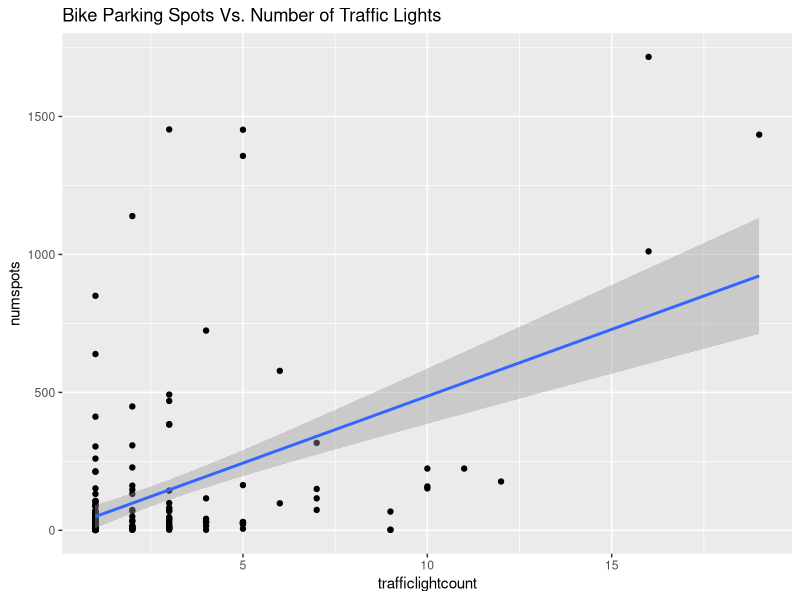
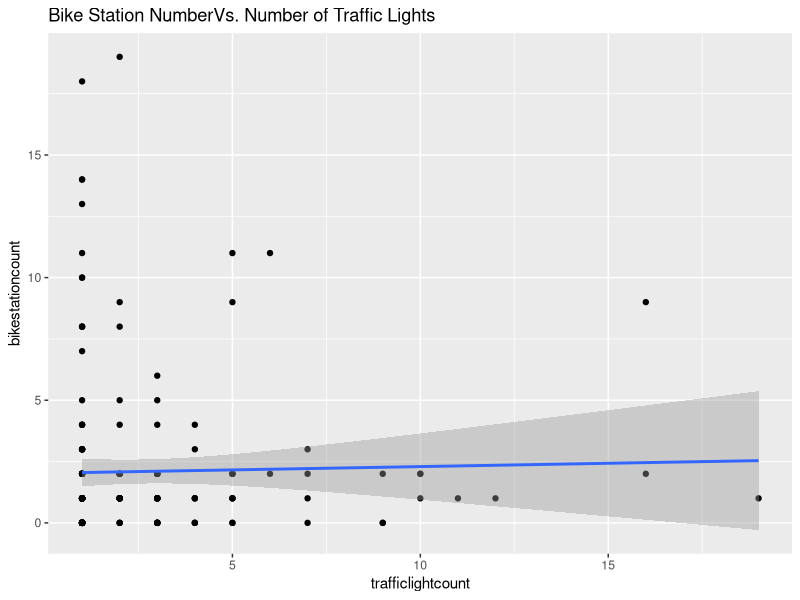
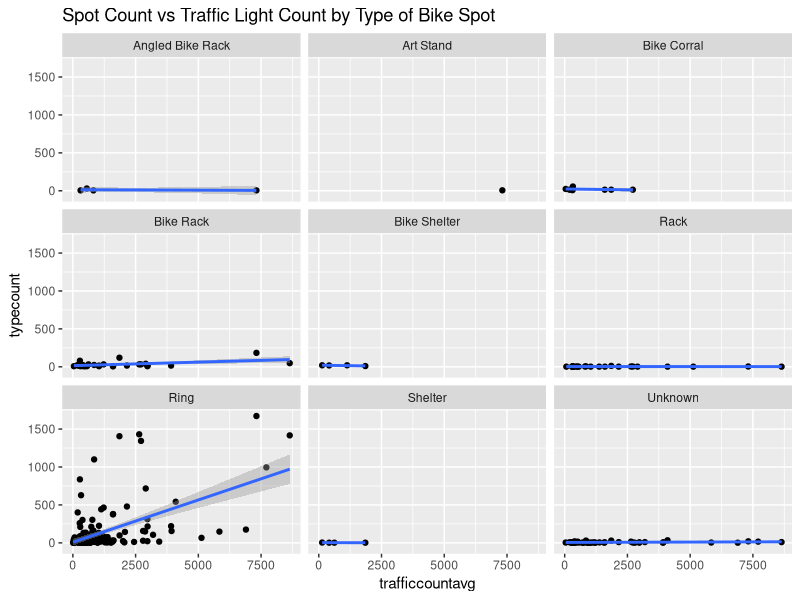
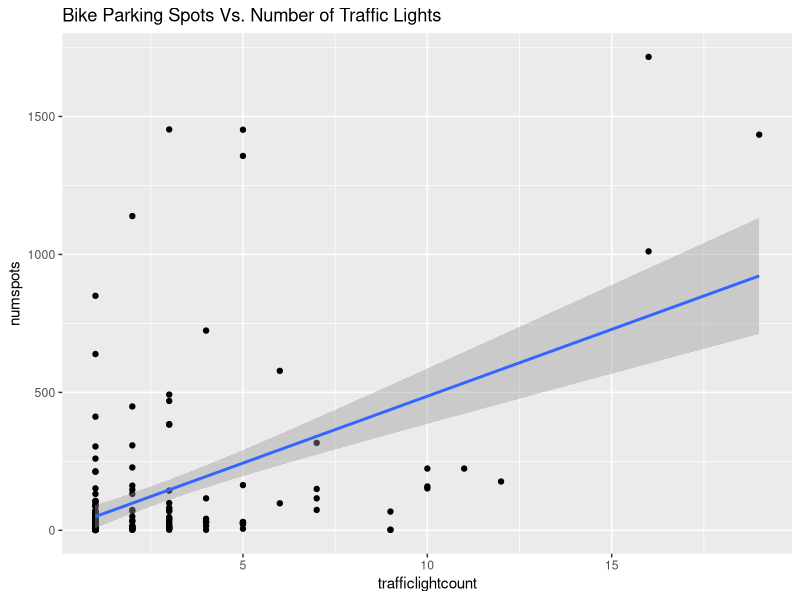
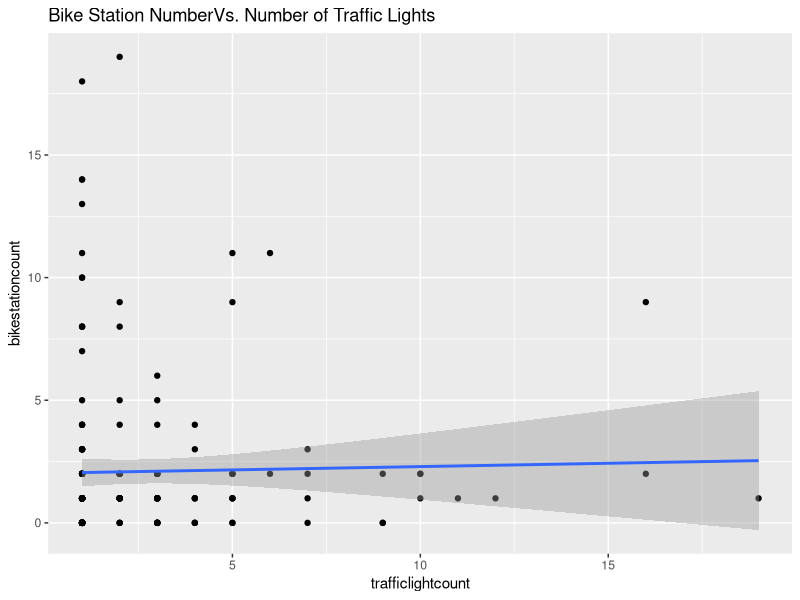
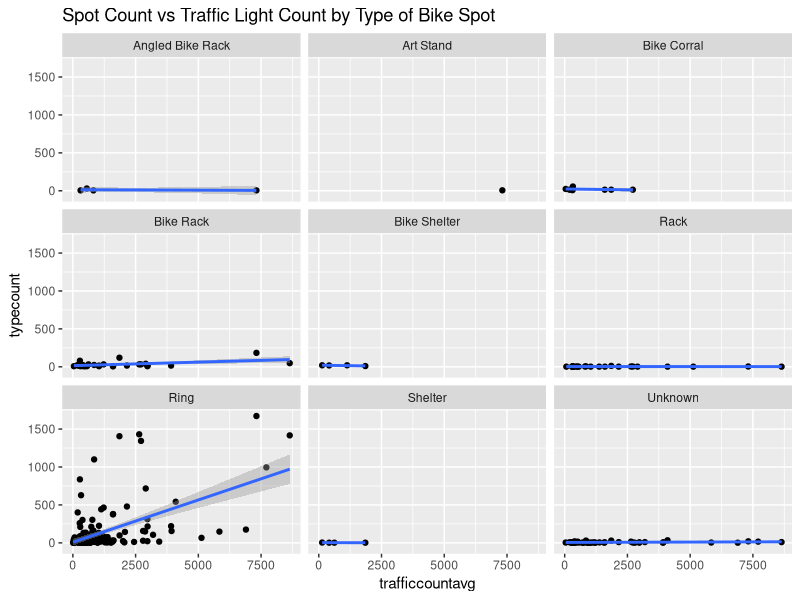

Here is the R script that generated these plots, in order:
## ---- chunk 1

## ---- chunk 2
library(tidyverse)
library(readr)

## ---- chunk 3
spotstl <- read_csv("spotstl.csv")
sharespotstl <- read_csv("sharespotstl.csv")
sharespotstypetraffic <- read_csv("spottypetraffic.csv")

## ---- chunk 4
 ggplot(aes(y= numspots, x= trafficlightcount), data = spotstl) + geom_point() + geom_smooth(method = "lm") + ggtitle("Bike Parking Spots Vs. Number of Traffic Lights")
ggsave("bs vs tl.jpg")
## ---- chunk 5
ggplot(aes(y= bikestationcount, x= trafficlightcount), data = sharespotstl) + geom_point() + geom_smooth(method = "lm") + ggtitle("Bike Station NumberVs. Number of Traffic Lights") 
ggsave("station count vs tl.jpg")
## ---- chunk 6
bstfmodel <- lm(bikestationcount ~ trafficlightcount, data = sharespotstl)
anova(bstfmodel)
## ---- chunk 7
sharespotstypetraffic %>% ggplot(aes(y = typecount, x = trafficcountavg)) + geom_point() + geom_smooth(method = "lm") + facet_wrap(~spottype) + ggtitle("Spot Count vs Traffic Light Count by Type of Bike Spot")
ggsave("split.jpg")
## ---- chunk 8

## ---- chunk 9
sharespotstlmodel <-  lm(numspots~bikestationcount +trafficlightcount, data = sharespotstl)

anova(sharespotstlmodel)
## ---- chunk 10
sharespotstlmodel$coefficients
